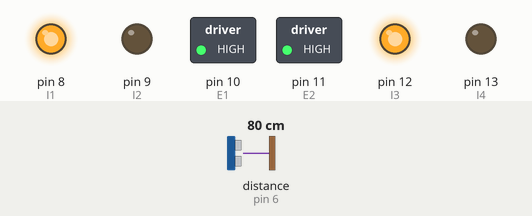
Simulated run of this sketch. Board: Arduino Uno, built with avr-gcc and run on an emulated ATmega328P. Parts: switched loads named in the sketch (green lamp = pin HIGH), output pins drawn as LEDs (lit = HIGH). Wiring (inferred from the names in the program): ultrasonic range finder: trigger pin 5; echo pin 6. Inputs (shaded band) come from the test bench; at power-on: distance to the obstacle (sensor on pin 6) 80 cm. The echo pulse lasts 58.3 µs per cm; pins used as bus, display or sensor lines are not drawn.

Above: at 1.2 s.
1.3 s: distance to the obstacle (sensor on pin 6) set to 23 cm
2.8 s: distance to the obstacle (sensor on pin 6) set to 19 cm
At 3.6 s:
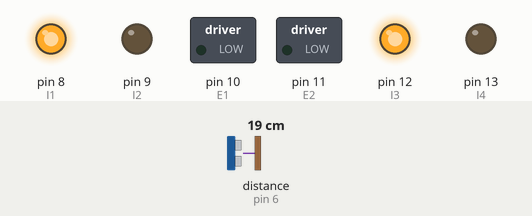
4.3 s: distance to the obstacle (sensor on pin 6) set to 35 cm
At 4.9 s:
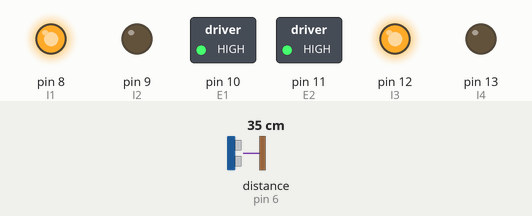
5.8 s: distance to the obstacle (sensor on pin 6) set to 2 cm
At 7.2 s:
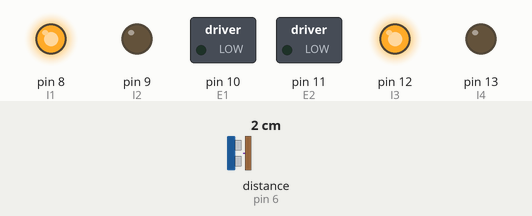
Timing chart, 0 to 8.3 s (numbered marks = the images above; inputs shaded):
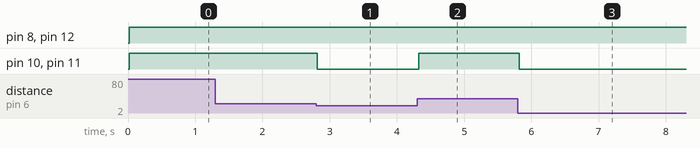

The sketch:

l293d_01_ultrasonic.ino
```cpp
#define E1 10  // Enable Pin for motor 1
#define E2 11  // Enable Pin for motor 2

#define I1 8  // Control pin 1 for motor 1
#define I2 9  // Control pin 2 for motor 1
#define I3 12  // Control pin 1 for motor 2
#define I4 13  // Control pin 2 for motor 2


const int trigPin = 5;
const int echoPin = 6;

int duration, distance;


void setup() {

    pinMode(E1, OUTPUT);
    pinMode(E2, OUTPUT);

    pinMode(I1, OUTPUT);
    pinMode(I2, OUTPUT);
    pinMode(I3, OUTPUT);
    pinMode(I4, OUTPUT);

    pinMode(trigPin, OUTPUT);
    pinMode(echoPin, INPUT);
}

void loop() {

    digitalWrite(trigPin, HIGH);
    delayMicroseconds(10);
    digitalWrite(trigPin, LOW);

    duration = pulseIn(echoPin, HIGH);

    distance = duration / 58;

    Serial.print(distance);
    Serial.println("cm");
    delay(10);

    if(distance > 20) {
      analogWrite(E1, 255); // Run in half speed
      analogWrite(E2, 255); // Run in full speed

      digitalWrite(I1, HIGH);
      digitalWrite(I2, LOW);
      digitalWrite(I3, HIGH);
      digitalWrite(I4, LOW);
    }
    else {
      digitalWrite(E1, LOW);
      digitalWrite(E2, LOW);
    }


}
```

Measured:
- the behaviour switches between 22 and 21 cm on distance to the obstacle (sensor on pin 6) (found by bisection; images 0 and 1)
- after the input at 1.3 s, every drawn part: stays the same
- after the input at 2.8 s, pin 10 (E1), pin 11 (E2): HIGH → LOW at once
- after the input at 4.3 s, pin 10 (E1), pin 11 (E2): LOW → HIGH at once
- after the input at 5.8 s, pin 10 (E1), pin 11 (E2): HIGH → LOW at once
